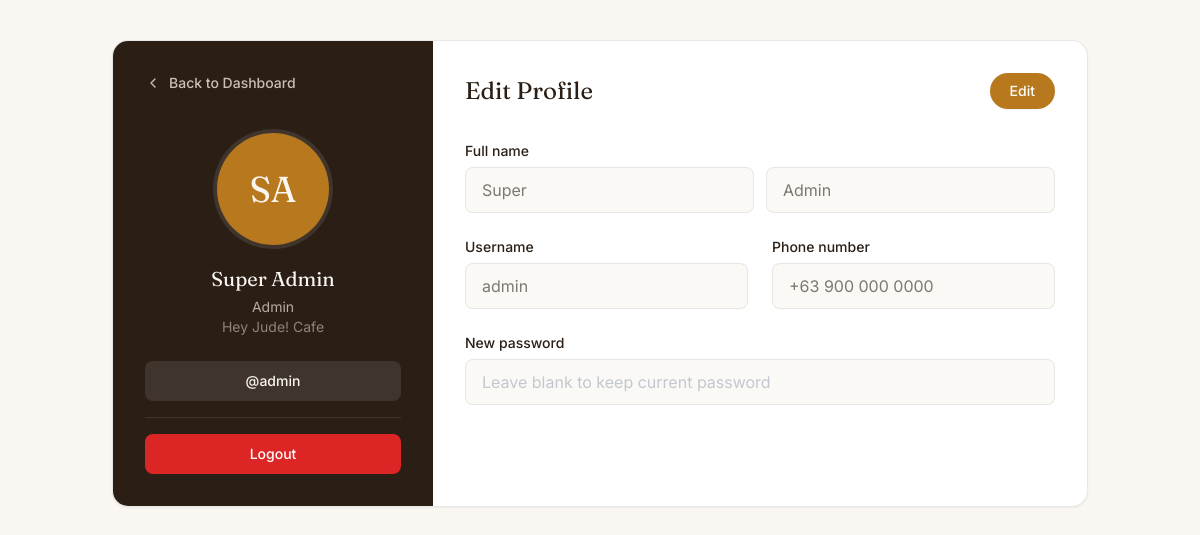
Page /profile/ (signed in) on the committed database.
### apps/users/models.py (models this page shows, shortened)
class Account(AbstractBaseUser, PermissionsMixin):
    ROLE_CHOICES = [
        ('STAFF', 'Staff'),
        ('ADMIN', 'Admin'),
    ]
    user_id = models.AutoField(primary_key=True)
    username = models.CharField(max_length=150, unique=True)
    first_name = models.CharField(max_length=100)
    last_name = models.CharField(max_length=100)
    phone_num = models.CharField(max_length=20)
    role = models.CharField(max_length=10, choices=ROLE_CHOICES, default='STAFF')
    is_active = models.BooleanField(default=True)
    is_staff = models.BooleanField(default=False)
    created_at = models.DateTimeField(auto_now_add=True)
    updated_at = models.DateTimeField(auto_now=True)
    objects = AccountManager()
    USERNAME_FIELD = 'username'
    REQUIRED_FIELDS = ['first_name', 'last_name', 'phone_num']

### apps/users/views.py (the view)
# urls.py: path('profile/', views.profile, name='profile'),
@login_required
def profile(request):
    return render(request, 'users/profile.html', {
        'target_user': request.user,
        'is_own_profile': True,
        'can_edit_password': request.user.role == 'ADMIN',
    })

### apps/users/templates/users/profile.html (shortened to what this page needs)
{% load static %}
<!DOCTYPE html>
<html lang="en">
<head>
<script src="https://cdn.tailwindcss.com"></script>
</head>
<body class="bg-coffee-50 font-body text-coffee-900">
<div class="max-w-5xl mx-auto px-4 sm:px-6 py-6 sm:py-10">
  <div class="rounded-2xl border border-coffee-900/10 bg-white shadow-sm overflow-hidden flex flex-col md:flex-row">
    <div class="md:w-80 shrink-0 bg-coffee-900 text-coffee-50 p-6 sm:p-8 flex flex-col">
      <a href="{% url 'core:dashboard' %}" class="flex items-center gap-2 text-sm font-medium text-coffee-100/80 hover:text-white transition mb-8 md:mb-10">
        <svg class="w-4 h-4" viewBox="0 0 24 24" fill="none" stroke="currentColor" stroke-width="2"><path d="M15 18l-6-6 6-6" stroke-linecap="round" stroke-linejoin="round"/></svg>
        Back to Dashboard
      </a>
      <div class="flex flex-col items-center text-center flex-1">
        <div class="w-24 h-24 sm:w-28 sm:h-28 rounded-full bg-amber-600 flex items-center justify-center text-3xl sm:text-4xl font-display mb-5 ring-4 ring-white/10">
          {{ target_user.first_name|slice:":1" }}{{ target_user.last_name|slice:":1" }}
        </div>
        <h2 class="font-display text-lg sm:text-xl break-words">{{ target_user.first_name }} {{ target_user.last_name }}</h2>
        <p class="text-sm text-coffee-100/70 mt-1">{{ target_user.get_role_display }}</p>
        <p class="text-sm text-coffee-100/50">Hey Jude! Cafe</p>
        <div class="w-full mt-6 px-4 py-2.5 rounded-lg bg-white/10 text-sm font-medium break-all">
          @{{ target_user.username }}
        </div>
      </div>
      {% if is_own_profile %}
        <div class="mt-4 pt-4 border-t border-white/10">
          <form method="POST" action="{% url 'admin_logout' %}">
            <button type="submit" class="w-full py-2.5 rounded-lg bg-red-600 text-white text-sm font-medium hover:bg-red-700 transition">
              Logout
            </button>
          </form>
        </div>
      {% endif %}
    </div>
    <div class="flex-1 p-6 sm:p-8">
      <div class="flex flex-wrap items-center justify-between gap-4 mb-6 sm:mb-8">
        <h1 class="font-display text-xl sm:text-2xl text-coffee-900">
          {% if is_own_profile %}Edit Profile{% else %}Staff Profile{% endif %}
        </h1>
        <button type="button" id="edit-toggle-btn" class="px-5 py-2 rounded-full text-sm font-medium bg-amber-600 text-white hover:bg-amber-700 transition shadow-sm">
          Edit
        </button>
      </div>
      <form id="profile-form" method="POST" class="space-y-6">
        <div>
          <label class="block text-sm font-medium text-coffee-900 mb-1.5">Full name</label>
          <div class="grid grid-cols-1 sm:grid-cols-2 gap-3">
            <input type="text" name="first_name" value="{{ target_user.first_name }}" disabled
              class="profile-field w-full px-4 py-2.5 rounded-lg border border-coffee-900/15 bg-coffee-50 text-coffee-900 disabled:opacity-60 focus:outline-none focus:ring-2 focus:ring-amber-600 focus:border-amber-600 transition">
            <input type="text" name="last_name" value="{{ target_user.last_name }}" disabled
              class="profile-field w-full px-4 py-2.5 rounded-lg border border-coffee-900/15 bg-coffee-50 text-coffee-900 disabled:opacity-60 focus:outline-none focus:ring-2 focus:ring-amber-600 focus:border-amber-600 transition">
          </div>
        </div>
        <div class="grid grid-cols-1 sm:grid-cols-2 gap-6">
          <div>
            <label class="block text-sm font-medium text-coffee-900 mb-1.5">Username</label>
            <input type="text" name="username" value="{{ target_user.username }}" disabled
              class="profile-field w-full px-4 py-2.5 rounded-lg border border-coffee-900/15 bg-coffee-50 text-coffee-900 disabled:opacity-60 focus:outline-none focus:ring-2 focus:ring-amber-600 focus:border-amber-600 transition">
          </div>
          <div>
            <label class="block text-sm font-medium text-coffee-900 mb-1.5">Phone number</label>
            <input type="tel" name="phone_num" value="{{ target_user.phone_num }}" disabled
              class="profile-field w-full px-4 py-2.5 rounded-lg border border-coffee-900/15 bg-coffee-50 text-coffee-900 disabled:opacity-60 focus:outline-none focus:ring-2 focus:ring-amber-600 focus:border-amber-600 transition">
          </div>
        </div>
        {% if can_edit_password %}
          <div>
            <label class="block text-sm font-medium text-coffee-900 mb-1.5">
              New password
            </label>
            <input type="password" name="password" placeholder="Leave blank to keep current password" disabled
              class="profile-field w-full px-4 py-2.5 rounded-lg border border-coffee-900/15 bg-coffee-50 text-coffee-900 disabled:opacity-60 focus:outline-none focus:ring-2 focus:ring-amber-600 focus:border-amber-600 transition">
          </div>
        {% endif %}
      </form>
    </div>
  </div>
</div>
</body>
</html>

### apps/users/templates/users/profile.html (style rules this page uses)
body { font-family: 'Inter', sans-serif; }
.font-display { font-family: 'Fraunces', serif; }

### rows in the picture
Account: first_name "S", last_name "A", first_name "Super", last_name "Admin", role "Admin", username "admin", phone_num "+63 900 000 0000"
